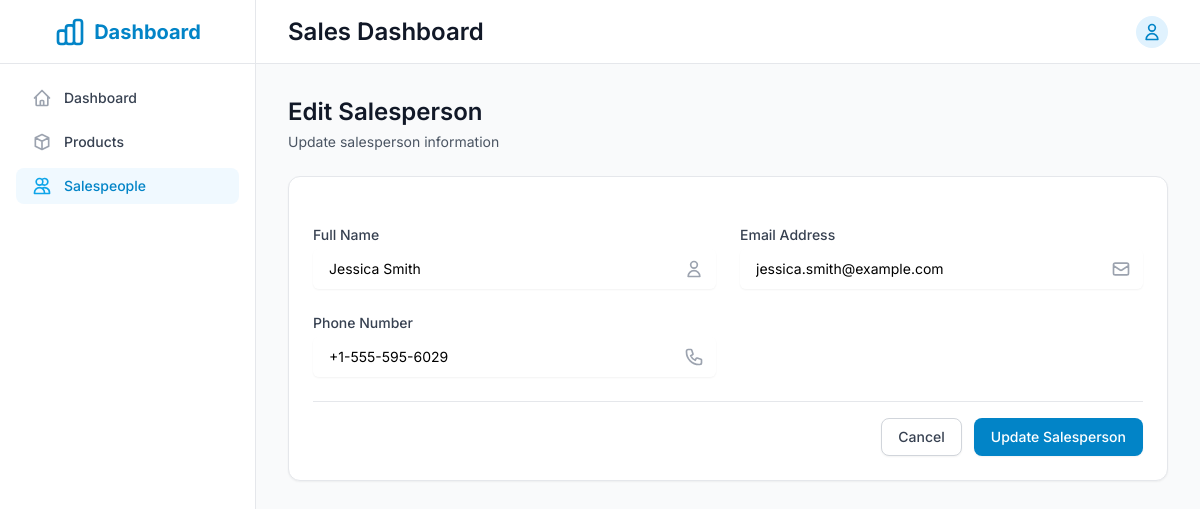
The app's page /salespeople/13/update/ with its own data.
### sales/models.py (models this page shows, shortened)
class Salesperson(models.Model):
    name = models.CharField(max_length=200)
    email = models.EmailField(unique=True)
    phone = models.CharField(max_length=20)
    created_at = models.DateTimeField(auto_now_add=True)
    class Meta:
        ordering = ['name']

### dashboard/views.py (the view)
# urls.py: path('salespeople/<int:pk>/update/', views.salesperson_update, name='salesperson-update'),
def salesperson_update(request, pk):
    try:
        salesperson = get_object_or_404(Salesperson, pk=pk)
        if request.method == 'POST':
            form = SalespersonForm(request.POST, instance=salesperson)
            if form.is_valid():
                form.save()
                messages.success(request, 'Salesperson updated successfully!')
                return redirect('salesperson-list')
            else:
                messages.error(request, 'Please correct the errors below.')
        else:
            form = SalespersonForm(instance=salesperson)
        return render(request, 'dashboard/salesperson_form.html', {'form': form})
    except Exception as e:
        logger.error(f"Error in salesperson_update view: {e}")
        messages.error(request, "An error occurred while updating the salesperson.")
        return redirect('salesperson-list')

### dashboard/forms.py
class SalespersonForm(forms.ModelForm):
    class Meta:
        model = Salesperson
        fields = ['name', 'email', 'phone']

### templates/dashboard/salesperson_form.html (shortened to what this page needs)
{% extends 'dashboard/base.html' %}
{% load crispy_forms_tags %}
{% block content %}
<div class="space-y-6">
    <div class="flex items-center justify-between">
        <div>
            <h1 class="text-2xl font-semibold text-gray-900">
                {% if form.instance.pk %}Edit Salesperson{% else %}New Salesperson{% endif %}
            </h1>
            <p class="mt-1 text-sm text-gray-600">
                {% if form.instance.pk %}Update salesperson information{% else %}Add a new member to your sales team{% endif %}
            </p>
        </div>
    </div>
    <div class="bg-white rounded-xl shadow-sm border border-gray-200 overflow-hidden">
        <form method="post" class="space-y-6 p-6">
            <div class="grid grid-cols-1 gap-6 lg:grid-cols-2">
                <div class="form-group">
                    <label for="{{ form.name.id_for_label }}" class="block text-sm font-medium text-gray-700">
                        Full Name
                    </label>
                    <div class="mt-1 relative rounded-md shadow-sm">
                        <input type="text" name="{{ form.name.name }}" id="{{ form.name.id_for_label }}"
                               class="block w-full pr-10 pl-4 py-2.5 sm:text-sm border-gray-300 rounded-lg focus:ring-2 focus:ring-primary-500 focus:border-primary-500 transition duration-150 ease-in-out hover:border-gray-400"
                               value="{{ form.name.value|default:'' }}" required
                               placeholder="Enter full name">
                        <div class="absolute inset-y-0 right-0 pr-3 flex items-center pointer-events-none">
                        </div>
                    </div>
                </div>
                <div class="form-group">
                    <label for="{{ form.email.id_for_label }}" class="block text-sm font-medium text-gray-700">
                        Email Address
                    </label>
                    <div class="mt-1 relative rounded-md shadow-sm">
                        <input type="email" name="{{ form.email.name }}" id="{{ form.email.id_for_label }}"
                               class="block w-full pr-10 pl-4 py-2.5 sm:text-sm border-gray-300 rounded-lg focus:ring-2 focus:ring-primary-500 focus:border-primary-500 transition duration-150 ease-in-out hover:border-gray-400"
                               value="{{ form.email.value|default:'' }}" required
                               placeholder="name@example.com">
                        <div class="absolute inset-y-0 right-0 pr-3 flex items-center pointer-events-none">
                        </div>
                    </div>
                </div>
                <div class="form-group">
                    <label for="{{ form.phone.id_for_label }}" class="block text-sm font-medium text-gray-700">
                        Phone Number
                    </label>
                    <div class="mt-1 relative rounded-md shadow-sm">
                        <input type="tel" name="{{ form.phone.name }}" id="{{ form.phone.id_for_label }}"
                               class="block w-full pr-10 pl-4 py-2.5 sm:text-sm border-gray-300 rounded-lg focus:ring-2 focus:ring-primary-500 focus:border-primary-500 transition duration-150 ease-in-out hover:border-gray-400"
                               value="{{ form.phone.value|default:'' }}" required
                               placeholder="Enter phone number">
                        <div class="absolute inset-y-0 right-0 pr-3 flex items-center pointer-events-none">
                        </div>
                    </div>
                </div>
            </div>
            <div class="flex justify-end space-x-3 pt-4 border-t border-gray-200">
                <a href="{% url 'salesperson-list' %}"
                   class="inline-flex items-center px-4 py-2 border border-gray-300 shadow-sm text-sm font-medium rounded-lg text-gray-700 bg-white hover:bg-gray-50 focus:outline-none focus:ring-2 focus:ring-offset-2 focus:ring-primary-500 transition duration-150 ease-in-out">
                    Cancel
                </a>
                <button type="submit"
                        class="inline-flex items-center px-4 py-2 border border-transparent rounded-lg shadow-sm text-sm font-medium text-white bg-primary-600 hover:bg-primary-700 focus:outline-none focus:ring-2 focus:ring-offset-2 focus:ring-primary-500 transition duration-150 ease-in-out">
                    {% if form.instance.pk %}Update{% else %}Create{% endif %} Salesperson
                </button>
            </div>
        </form>
    </div>
</div>
{% endblock %}

### static/css/dashboard/style.css (style rules this page uses)
body { font-family: 'Inter', sans-serif; }

### records on screen
Salesperson: name "Jessica Smith", email "jessica.smith@example.com", phone "+1-555-595-6029"
